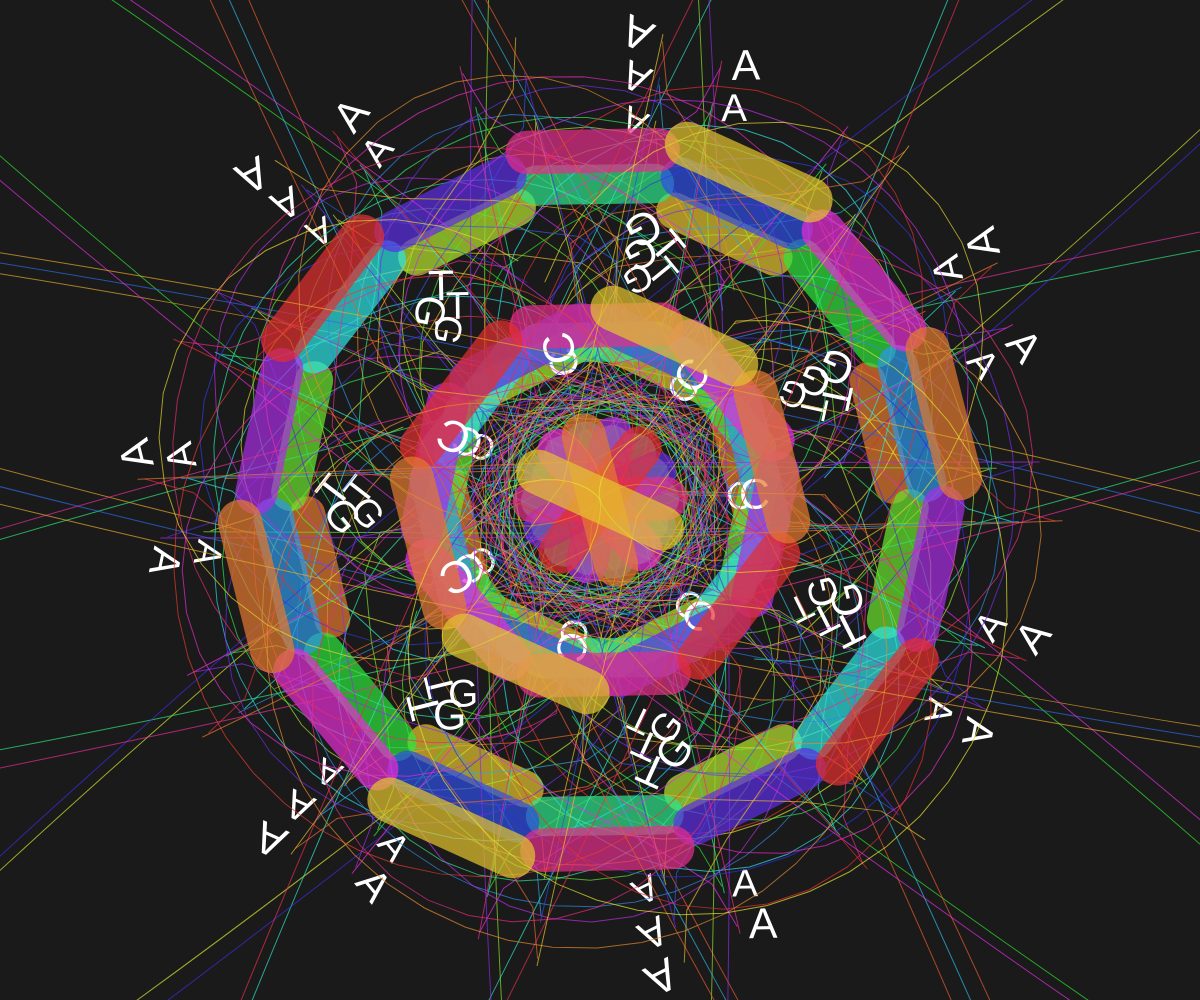
Frame 1 (no input)
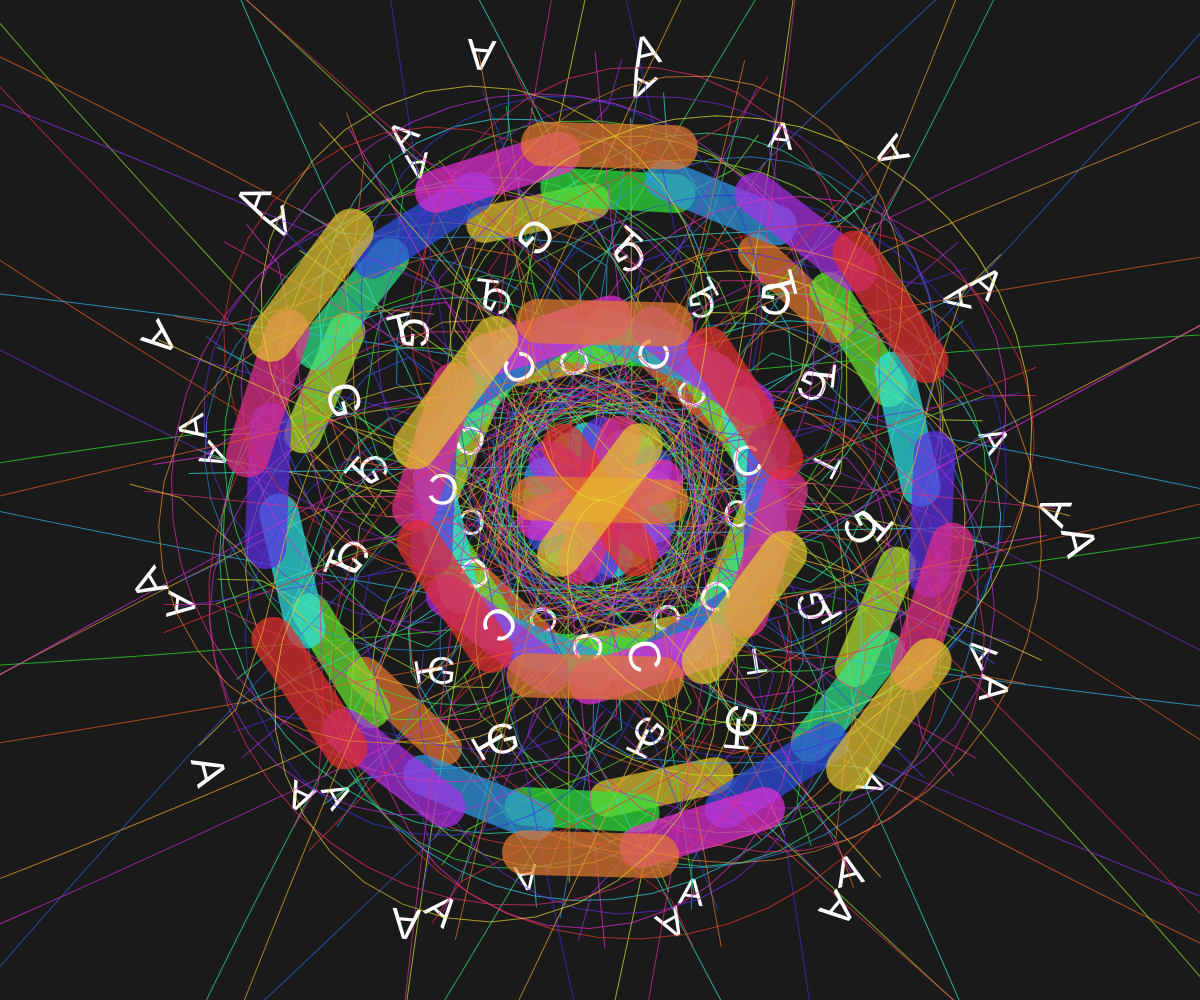
Frame 60 (no input)
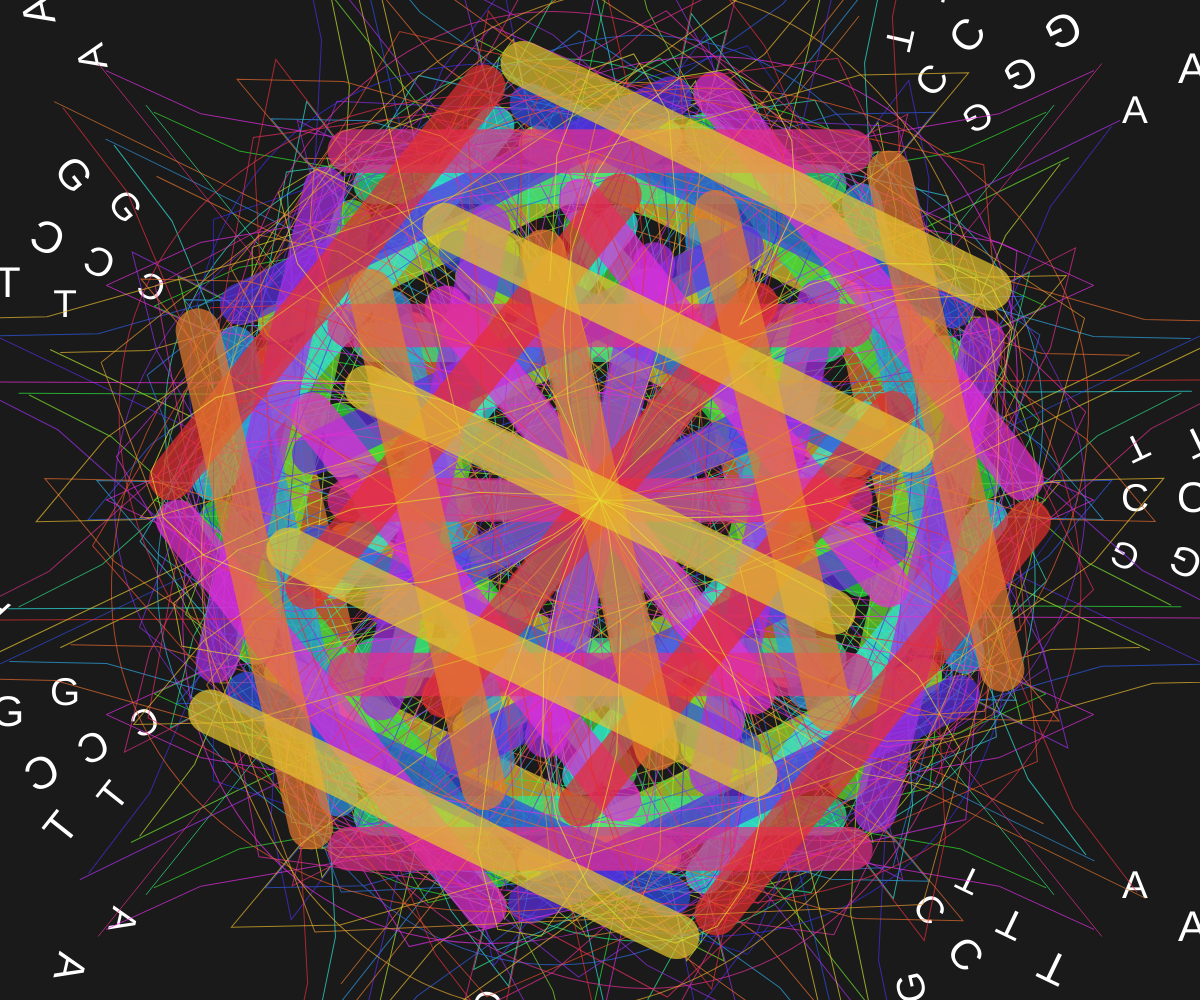
Frame 120 (the mouse pressed at the canvas centre since frame 60)

The p5.js sketch that drew these frames (run headless with seeded random() and noise() and a simulated clock; from frame 60 on, the mouse is pressed at the canvas centre):

// p5.js sketch
// ── sketch.js
let numLayers = 14;
let numElements = 7;
let maxRadius;
let time = 0;
let dnaSequence = "ATCG";

function setup() {
  createCanvas(windowWidth, windowHeight);
  colorMode(HSB, 360, 100, 100, 1);
  maxRadius = min(width, height) * 0.45;
  textAlign(CENTER, CENTER);
}

function draw() {
  background(0, 0, 10);
  translate(width / 2, height / 2);

  time += 0.01;
  
  for (let layer = 0; layer < numLayers; layer++) {
    let layerRadius = map(layer, 0, numLayers - 1, maxRadius * 0.8, maxRadius);
    
    for (let i = 0; i < numElements; i++) {
      let angle = map(i, 0, numElements, 0, TWO_PI);
      let patternType = (layer + i) % 6;
      let mouseEffect = map(mouseX, 0, width, -1, 1);
      let distortionFactor = map(mouseY, 0, height, 0.3, 2);
      
      push();
      rotate(angle + time * (1 + layer * 0.1) * mouseEffect);
      
      let hue = (layer * 30 + i * 5) % 360;
      stroke(hue, 80, 90, 0.7);
      noFill();
      
      switch (patternType) {
        case 0: drawSpiral(layerRadius, distortionFactor); break;
        case 1: drawFlower(layerRadius, distortionFactor); break;
        case 2: drawStar(layerRadius, distortionFactor); break;
        case 3: drawCircle(layerRadius, distortionFactor); break;
        case 4: drawDNAHelix(layerRadius, distortionFactor, hue); break;
        case 5: drawChromosome(layerRadius, distortionFactor); break;
      }
      
      pop();
    }
  }
}

function drawSpiral(radius, distortion) {
  beginShape();
  for (let t = 0; t < TWO_PI; t += 0.1) {
    let r = radius * (0.5 + 0.5 * sin(t * 5 * distortion));
    let x = r * cos(t);
    let y = r * sin(t);
    vertex(x, y);
  }
  endShape();
}

function drawFlower(radius, distortion) {
  beginShape();
  for (let t = 0; t < TWO_PI; t += 0.1) {
    let r = radius * (0.5 + 0.5 * sin(t * 3 * distortion));
    let x = r * cos(t);
    let y = r * sin(t);
    vertex(x, y);
  }
  endShape(CLOSE);
}

function drawStar(radius, distortion) {
  beginShape();
  for (let i = 0; i < 5; i++) {
    let angle = map(i, 0, 5, 0, TWO_PI);
    let x = radius * cos(angle) * distortion;
    let y = radius * sin(angle) * distortion;
    vertex(x, y);
  }
  endShape(CLOSE);
}

function drawCircle(radius, distortion) {
  ellipse(0, 0, radius * 2 * distortion, radius * 2 / distortion);
}

function drawDNAHelix(radius, distortion, hue) {
  let steps = 20;
  let twists = 2;
  
  for (let strand = 0; strand < 2; strand++) {
    beginShape();
    for (let i = 0; i <= steps; i++) {
      let t = i / steps;
      let angle = t * TWO_PI * twists + (strand * PI);
      let x = radius * cos(angle) * distortion;
      let y = map(t, 0, 1, -radius, radius);
      vertex(x, y);
      
      if (i % 5 == 0 && strand == 0) {
        let nucleotide = dnaSequence[i % dnaSequence.length];
        fill(0, 0, 100);
        noStroke();
        textSize(radius * 0.1);
        text(nucleotide, x * 1.2, y);
        noFill();
        stroke(hue, 80, 90, 0.7);
      }
    }
    endShape();
  }
}

function drawChromosome(radius, distortion) {
  // X-образная форма
  line(-radius * distortion, -radius, -radius * distortion * 0.3, 0);
  line(-radius * distortion * 0.3, 0, -radius * distortion, radius);
  line(radius * distortion, -radius, radius * distortion * 0.3, 0);
  line(radius * distortion * 0.3, 0, radius * distortion, radius);
  
  // Полосы
  let numBands = 5;
  strokeWeight(radius * 0.1);
  for (let i = 0; i < numBands; i++) {
    let y = map(i, 0, numBands - 1, -radius * 0.8, radius * 0.8);
    line(-radius * distortion * 0.5, y, radius * distortion * 0.5, y);
  }
  strokeWeight(1);
}

function windowResized() {
  resizeCanvas(windowWidth, windowHeight);
  maxRadius = min(width, height) * 0.45;
}
